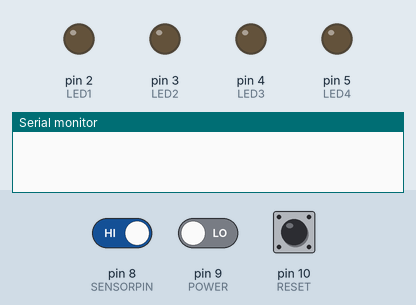
The sketch below on a simulated Arduino Uno, built with avr-gcc and run on an emulated ATmega328P. On the bench: output pins drawn as LEDs (lit = HIGH), the last lines printed to the serial monitor. The test bench sets the inputs (shaded band); at power-on: pin 8 (SENSORPIN) HIGH, pin 9 (POWER) LOW, pin 10 (RESET) LOW.

Above: at 1.2 s.
1.3 s: pin 8 (SENSORPIN) driven LOW
At 1.6 s:
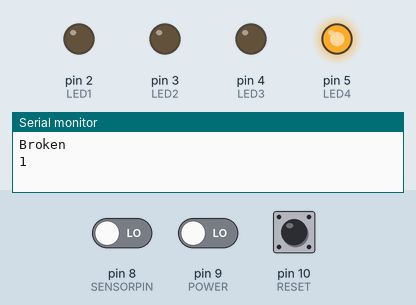
2.8 s: pin 9 (POWER) driven HIGH
At 3.9 s:
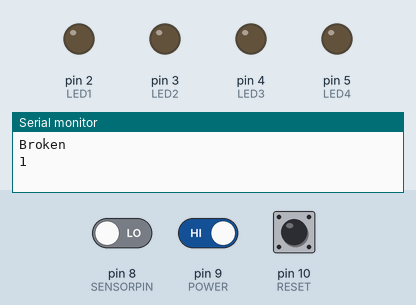
Timing chart, 0 to 5.8 s (numbered marks = the images above; inputs shaded):
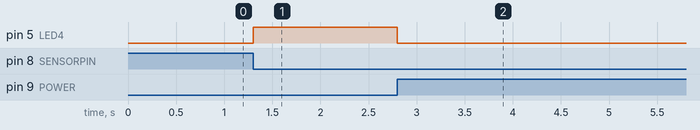

The sketch:

fingersensor_11_11.ino
```cpp
/*
  IR Breakbeam sensor demo!
*/

#define LED1 2
#define LED2 3
#define LED3 4
#define LED4 5

#define SENSORPIN 8

#define POWER 9
#define RESET 10

 int count = 0;

// variables will change:
int sensorState = 0, lastState=0;         // variable for reading the pushbutton status

void setup() {
  // initialize the LED pin as an output:
  //pinMode(LEDPIN, OUTPUT);
  // initialize the sensor pin as an input:
  pinMode(SENSORPIN, INPUT);
  pinMode(POWER, INPUT);
  pinMode(RESET, INPUT);
  pinMode(LED1, OUTPUT);
  pinMode(LED2, OUTPUT);
  pinMode(LED3, OUTPUT);
  pinMode(LED4, OUTPUT);

  digitalWrite(SENSORPIN, HIGH); // turn on the pullup
  digitalWrite(LED1, LOW);
  digitalWrite(LED2, LOW);
  digitalWrite(LED3, LOW);
  digitalWrite(LED4, LOW);

  Serial.begin(9600);
}

void loop(){
  // read the state of the pushbutton value:
  sensorState = digitalRead(SENSORPIN);
  if (digitalRead(POWER)==HIGH){
    count=0;
    digitalWrite(LED1, LOW);
    digitalWrite(LED2, LOW);
    digitalWrite(LED3, LOW);
    digitalWrite(LED4, LOW);
    powerLoop();
  }
  if(digitalRead(RESET)==HIGH){
    count=0;
    digitalWrite(LED1, LOW);
    digitalWrite(LED2, LOW);
    digitalWrite(LED3, LOW);
    digitalWrite(LED4, LOW);
    delay(300);
  }
  // check if the sensor beam is broken
  // if it is, the sensorState is LOW:

  //if (sensorState && !lastState) {
    // Want LED state to stay what it is
    //Serial.println("Unbroken");
 // }
  if (!sensorState && lastState) {
    Serial.println("Broken");
    count = count+1;
      if (count>15){
        count = 0;
     }
    countToBin2(count);
  }


  lastState = sensorState;
}

void powerLoop(){
  delay(300);
  while(digitalRead(POWER)==LOW){
    // just wait
  }
}

void countToBin2(int num){
    Serial.println(num);
  if((num-8)>=0){
    num=num-8;
    digitalWrite(LED1, HIGH);
  }
  else{
        digitalWrite(LED1, LOW);
  }
    if((num-4)>=0){
    num=num-4;
    digitalWrite(LED2, HIGH);
  }
  else{
        digitalWrite(LED2, LOW);
  }
    if((num-2)>=0){
    num=num-2;
    digitalWrite(LED3, HIGH);
  }
  else{
        digitalWrite(LED3, LOW);
  }
    if((num-1)>=0){
    num=num-1;
    digitalWrite(LED4, HIGH);
  }
  else{
        digitalWrite(LED4, LOW);
  }
}
```

Measured:
- after the input at 1.3 s, pin 5 (LED4): LOW → HIGH at once
- after the input at 2.8 s, pin 5 (LED4): HIGH → LOW at once
